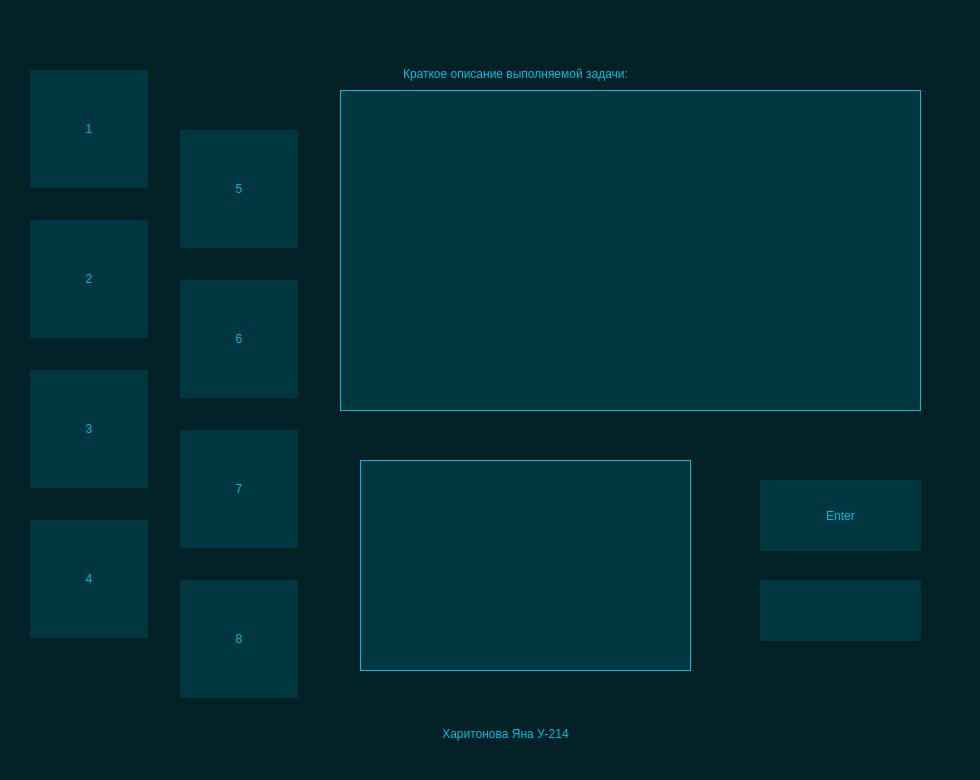
<?xml version="1.0" encoding="UTF-8"?>
<ui version="4.0">
 <class>Dialog</class>
 <widget class="QDialog" name="Dialog">
  <property name="enabled">
   <bool>true</bool>
  </property>
  <property name="geometry">
   <rect>
    <x>0</x>
    <y>0</y>
    <width>980</width>
    <height>780</height>
   </rect>
  </property>
  <property name="minimumSize">
   <size>
    <width>980</width>
    <height>780</height>
   </size>
  </property>
  <property name="maximumSize">
   <size>
    <width>980</width>
    <height>780</height>
   </size>
  </property>
  <property name="cursor">
   <cursorShape>ArrowCursor</cursorShape>
  </property>
  <property name="mouseTracking">
   <bool>true</bool>
  </property>
  <property name="tabletTracking">
   <bool>true</bool>
  </property>
  <property name="focusPolicy">
   <enum>Qt::NoFocus</enum>
  </property>
  <property name="acceptDrops">
   <bool>false</bool>
  </property>
  <property name="windowTitle">
   <string>Dialog</string>
  </property>
  <property name="styleSheet">
   <string notr="true">background-color: #012126 ;</string>
  </property>
  <widget class="QPushButton" name="button1">
   <property name="geometry">
    <rect>
     <x>30</x>
     <y>70</y>
     <width>118</width>
     <height>118</height>
    </rect>
   </property>
   <property name="minimumSize">
    <size>
     <width>118</width>
     <height>118</height>
    </size>
   </property>
   <property name="maximumSize">
    <size>
     <width>118</width>
     <height>118</height>
    </size>
   </property>
   <property name="cursor">
    <cursorShape>OpenHandCursor</cursorShape>
   </property>
   <property name="styleSheet">
    <string notr="true">  QPushButton {
	
	font: 22pt &quot;Yu Gothic UI Semibold&quot;;
	color: #00bdde ;
	background-color: #003640 ;
	border: none;
}

QPushButton:hover {
	color: #34cfeb ; 
	background-color: #004c59 ; 
	}

QPushButton:pressed {
	color: #008299 ; 
	background-color: #001a1f ; 
  }</string>
   </property>
   <property name="text">
    <string>1</string>
   </property>
  </widget>
  <widget class="QPushButton" name="button2">
   <property name="geometry">
    <rect>
     <x>30</x>
     <y>220</y>
     <width>118</width>
     <height>118</height>
    </rect>
   </property>
   <property name="minimumSize">
    <size>
     <width>118</width>
     <height>118</height>
    </size>
   </property>
   <property name="maximumSize">
    <size>
     <width>118</width>
     <height>118</height>
    </size>
   </property>
   <property name="cursor">
    <cursorShape>OpenHandCursor</cursorShape>
   </property>
   <property name="styleSheet">
    <string notr="true">  QPushButton {
	
	font: 22pt &quot;Yu Gothic UI Semibold&quot;;
	color: #00bdde ;
	background-color: #003640 ;
	border: none;
}

QPushButton:hover {
	color: #34cfeb ; 
	background-color: #004c59 ; 
	}

QPushButton:pressed {
	color: #008299 ; 
	background-color: #001a1f ; 
  }</string>
   </property>
   <property name="text">
    <string>2</string>
   </property>
  </widget>
  <widget class="QPushButton" name="button3">
   <property name="geometry">
    <rect>
     <x>30</x>
     <y>370</y>
     <width>118</width>
     <height>118</height>
    </rect>
   </property>
   <property name="minimumSize">
    <size>
     <width>118</width>
     <height>118</height>
    </size>
   </property>
   <property name="maximumSize">
    <size>
     <width>118</width>
     <height>118</height>
    </size>
   </property>
   <property name="cursor">
    <cursorShape>OpenHandCursor</cursorShape>
   </property>
   <property name="styleSheet">
    <string notr="true">  QPushButton {
	
	font: 22pt &quot;Yu Gothic UI Semibold&quot;;
	color: #00bdde ;
	background-color: #003640 ;
	border: none;
}

QPushButton:hover {
	color: #34cfeb ; 
	background-color: #004c59 ; 
	}

QPushButton:pressed {
	color: #008299 ; 
	background-color: #001a1f ; 
  }</string>
   </property>
   <property name="text">
    <string>3</string>
   </property>
  </widget>
  <widget class="QPushButton" name="button4">
   <property name="geometry">
    <rect>
     <x>30</x>
     <y>520</y>
     <width>118</width>
     <height>118</height>
    </rect>
   </property>
   <property name="minimumSize">
    <size>
     <width>118</width>
     <height>118</height>
    </size>
   </property>
   <property name="maximumSize">
    <size>
     <width>118</width>
     <height>118</height>
    </size>
   </property>
   <property name="cursor">
    <cursorShape>OpenHandCursor</cursorShape>
   </property>
   <property name="styleSheet">
    <string notr="true">  QPushButton {
	
	font: 22pt &quot;Yu Gothic UI Semibold&quot;;
	color: #00bdde ;
	background-color: #003640 ;
	border: none;
}

QPushButton:hover {
	color: #34cfeb ; 
	background-color: #004c59 ; 
	}

QPushButton:pressed {
	color: #008299 ; 
	background-color: #001a1f ; 
  }</string>
   </property>
   <property name="text">
    <string>4</string>
   </property>
  </widget>
  <widget class="QPushButton" name="button7">
   <property name="geometry">
    <rect>
     <x>180</x>
     <y>430</y>
     <width>118</width>
     <height>118</height>
    </rect>
   </property>
   <property name="minimumSize">
    <size>
     <width>118</width>
     <height>118</height>
    </size>
   </property>
   <property name="maximumSize">
    <size>
     <width>118</width>
     <height>118</height>
    </size>
   </property>
   <property name="cursor">
    <cursorShape>OpenHandCursor</cursorShape>
   </property>
   <property name="styleSheet">
    <string notr="true">  QPushButton {
	
	font: 22pt &quot;Yu Gothic UI Semibold&quot;;
	color: #00bdde ;
	background-color: #003640 ;
	border: none;
}

QPushButton:hover {
	color: #34cfeb ; 
	background-color: #004c59 ; 
	}

QPushButton:pressed {
	color: #008299 ; 
	background-color: #001a1f ; 
  }</string>
   </property>
   <property name="text">
    <string>7</string>
   </property>
  </widget>
  <widget class="QPushButton" name="button5">
   <property name="enabled">
    <bool>true</bool>
   </property>
   <property name="geometry">
    <rect>
     <x>180</x>
     <y>130</y>
     <width>118</width>
     <height>118</height>
    </rect>
   </property>
   <property name="minimumSize">
    <size>
     <width>118</width>
     <height>118</height>
    </size>
   </property>
   <property name="maximumSize">
    <size>
     <width>118</width>
     <height>118</height>
    </size>
   </property>
   <property name="cursor">
    <cursorShape>OpenHandCursor</cursorShape>
   </property>
   <property name="mouseTracking">
    <bool>true</bool>
   </property>
   <property name="tabletTracking">
    <bool>true</bool>
   </property>
   <property name="focusPolicy">
    <enum>Qt::NoFocus</enum>
   </property>
   <property name="acceptDrops">
    <bool>false</bool>
   </property>
   <property name="autoFillBackground">
    <bool>false</bool>
   </property>
   <property name="styleSheet">
    <string notr="true">  QPushButton {
	
	font: 22pt &quot;Yu Gothic UI Semibold&quot;;
	color: #00bdde ;
	background-color: #003640 ;
	border: none;
}

QPushButton:hover {
	color: #34cfeb ; 
	background-color: #004c59 ; 
	}

QPushButton:pressed {
	color: #008299 ; 
	background-color: #001a1f ; 
  }</string>
   </property>
   <property name="text">
    <string>5</string>
   </property>
   <property name="flat">
    <bool>false</bool>
   </property>
  </widget>
  <widget class="QPushButton" name="button8">
   <property name="geometry">
    <rect>
     <x>180</x>
     <y>580</y>
     <width>118</width>
     <height>118</height>
    </rect>
   </property>
   <property name="minimumSize">
    <size>
     <width>118</width>
     <height>118</height>
    </size>
   </property>
   <property name="maximumSize">
    <size>
     <width>118</width>
     <height>118</height>
    </size>
   </property>
   <property name="cursor">
    <cursorShape>OpenHandCursor</cursorShape>
   </property>
   <property name="styleSheet">
    <string notr="true">  QPushButton {
	
	font: 22pt &quot;Yu Gothic UI Semibold&quot;;
	color: #00bdde ;
	background-color: #003640 ;
	border: none;
}

QPushButton:hover {
	color: #34cfeb ; 
	background-color: #004c59 ; 
	}

QPushButton:pressed {
	color: #008299 ; 
	background-color: #001a1f ; 
  }</string>
   </property>
   <property name="text">
    <string>8</string>
   </property>
   <property name="iconSize">
    <size>
     <width>20</width>
     <height>20</height>
    </size>
   </property>
  </widget>
  <widget class="QPushButton" name="button6">
   <property name="geometry">
    <rect>
     <x>180</x>
     <y>280</y>
     <width>118</width>
     <height>118</height>
    </rect>
   </property>
   <property name="minimumSize">
    <size>
     <width>118</width>
     <height>118</height>
    </size>
   </property>
   <property name="maximumSize">
    <size>
     <width>118</width>
     <height>118</height>
    </size>
   </property>
   <property name="cursor">
    <cursorShape>OpenHandCursor</cursorShape>
   </property>
   <property name="styleSheet">
    <string notr="true">  QPushButton {
	
	font: 22pt &quot;Yu Gothic UI Semibold&quot;;
	color: #00bdde ;
	background-color: #003640 ;
	border: none;
}

QPushButton:hover {
	color: #34cfeb ; 
	background-color: #004c59 ; 
	}

QPushButton:pressed {
	color: #008299 ; 
	background-color: #001a1f ; 
  }</string>
   </property>
   <property name="text">
    <string>6</string>
   </property>
  </widget>
  <widget class="QLabel" name="label_big">
   <property name="geometry">
    <rect>
     <x>340</x>
     <y>90</y>
     <width>581</width>
     <height>321</height>
    </rect>
   </property>
   <property name="styleSheet">
    <string notr="true">color: #00bdde;
font: 15pt &quot;Yu Gothic UI Semibold&quot;;
background-color: #003640;
</string>
   </property>
   <property name="frameShape">
    <enum>QFrame::Panel</enum>
   </property>
   <property name="frameShadow">
    <enum>QFrame::Plain</enum>
   </property>
   <property name="text">
    <string/>
   </property>
  </widget>
  <widget class="QPushButton" name="buttonE">
   <property name="geometry">
    <rect>
     <x>760</x>
     <y>480</y>
     <width>161</width>
     <height>71</height>
    </rect>
   </property>
   <property name="minimumSize">
    <size>
     <width>0</width>
     <height>0</height>
    </size>
   </property>
   <property name="cursor">
    <cursorShape>OpenHandCursor</cursorShape>
   </property>
   <property name="styleSheet">
    <string notr="true">  QPushButton {
	
	font: 22pt &quot;Yu Gothic UI Semibold&quot;;
	color: #00bdde ;
	background-color: #003640 ;
	border: none;
}

QPushButton:hover {
	color: #34cfeb ; 
	background-color: #004c59 ; 
	}

QPushButton:pressed {
	color: #008299 ; 
	background-color: #001a1f ; 
  }</string>
   </property>
   <property name="text">
    <string>Enter</string>
   </property>
  </widget>
  <widget class="QLineEdit" name="line_enter">
   <property name="geometry">
    <rect>
     <x>760</x>
     <y>580</y>
     <width>161</width>
     <height>61</height>
    </rect>
   </property>
   <property name="styleSheet">
    <string notr="true">color: #00bdde;
font: 63 17pt &quot;Yu Gothic UI Semibold&quot;;
background-color: #003640;
border: none;</string>
   </property>
   <property name="alignment">
    <set>Qt::AlignCenter</set>
   </property>
  </widget>
  <widget class="QPushButton" name="button_up_0">
   <property name="geometry">
    <rect>
     <x>340</x>
     <y>60</y>
     <width>351</width>
     <height>28</height>
    </rect>
   </property>
   <property name="styleSheet">
    <string notr="true">QPushButton {
	font: 10pt &quot;Yu Gothic UI Semibold&quot;;
	color: #00bdde ;
	background-color: #012126 ;
	border: none;
}</string>
   </property>
   <property name="text">
    <string>Краткое описание выполняемой задачи:</string>
   </property>
  </widget>
  <widget class="QLabel" name="label_small">
   <property name="geometry">
    <rect>
     <x>360</x>
     <y>460</y>
     <width>331</width>
     <height>211</height>
    </rect>
   </property>
   <property name="styleSheet">
    <string notr="true">color: #00bdde;
font: 22pt &quot;Yu Gothic UI Semibold&quot;;
background-color: #003640;
</string>
   </property>
   <property name="frameShape">
    <enum>QFrame::Panel</enum>
   </property>
   <property name="frameShadow">
    <enum>QFrame::Plain</enum>
   </property>
   <property name="lineWidth">
    <number>1</number>
   </property>
   <property name="midLineWidth">
    <number>0</number>
   </property>
   <property name="text">
    <string/>
   </property>
  </widget>
  <widget class="QPushButton" name="button_name_0">
   <property name="geometry">
    <rect>
     <x>330</x>
     <y>720</y>
     <width>351</width>
     <height>28</height>
    </rect>
   </property>
   <property name="styleSheet">
    <string notr="true">QPushButton {
	font: 10pt &quot;Yu Gothic UI Semibold&quot;;
	color: #00bdde ;
	background-color: #012126 ;
	border: none;
}</string>
   </property>
   <property name="text">
    <string>Харитонова Яна У-214</string>
   </property>
  </widget>
 </widget>
 <resources/>
 <connections/>
</ui>
